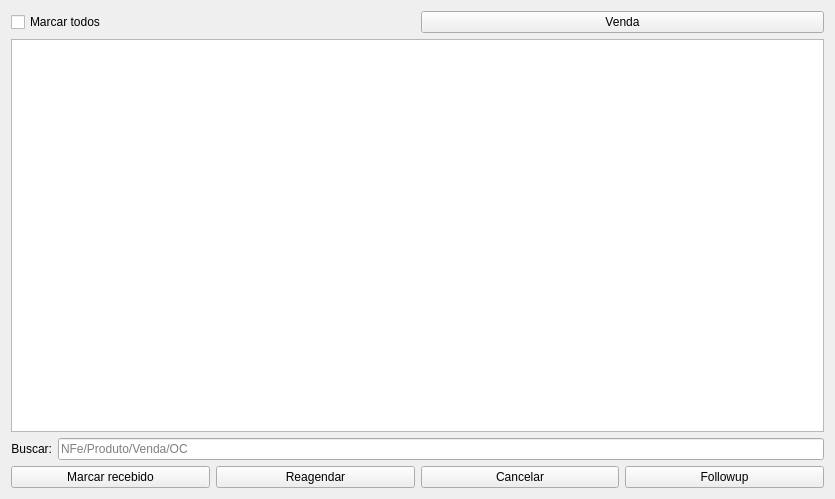
<?xml version="1.0" encoding="UTF-8"?>
<ui version="4.0">
 <class>WidgetLogisticaRecebimento</class>
 <widget class="QWidget" name="WidgetLogisticaRecebimento">
  <property name="geometry">
   <rect>
    <x>0</x>
    <y>0</y>
    <width>835</width>
    <height>499</height>
   </rect>
  </property>
  <property name="windowTitle">
   <string>Form</string>
  </property>
  <layout class="QGridLayout" name="gridLayout_3">
   <item row="0" column="0">
    <widget class="QCheckBox" name="checkBoxMarcarTodos">
     <property name="text">
      <string>Marcar todos</string>
     </property>
    </widget>
   </item>
   <item row="0" column="1">
    <widget class="QPushButton" name="pushButtonVenda">
     <property name="text">
      <string>Venda</string>
     </property>
    </widget>
   </item>
   <item row="1" column="0" colspan="2">
    <widget class="TableView" name="table">
     <property name="mouseTracking">
      <bool>true</bool>
     </property>
     <property name="editTriggers">
      <set>QAbstractItemView::NoEditTriggers</set>
     </property>
     <property name="selectionMode">
      <enum>QAbstractItemView::MultiSelection</enum>
     </property>
     <property name="selectionBehavior">
      <enum>QAbstractItemView::SelectRows</enum>
     </property>
     <property name="sortingEnabled">
      <bool>true</bool>
     </property>
    </widget>
   </item>
   <item row="2" column="0" colspan="2">
    <layout class="QGridLayout" name="gridLayout_2">
     <item row="0" column="0">
      <widget class="QLabel" name="labelPedidosCompra_8">
       <property name="enabled">
        <bool>true</bool>
       </property>
       <property name="text">
        <string>Buscar:</string>
       </property>
       <property name="alignment">
        <set>Qt::AlignRight|Qt::AlignTrailing|Qt::AlignVCenter</set>
       </property>
      </widget>
     </item>
     <item row="0" column="1">
      <widget class="QLineEdit" name="lineEditBusca">
       <property name="enabled">
        <bool>true</bool>
       </property>
       <property name="placeholderText">
        <string>NFe/Produto/Venda/OC</string>
       </property>
      </widget>
     </item>
    </layout>
   </item>
   <item row="3" column="0" colspan="2">
    <layout class="QGridLayout" name="gridLayout">
     <item row="0" column="1">
      <widget class="QPushButton" name="pushButtonReagendar">
       <property name="text">
        <string>Reagendar</string>
       </property>
      </widget>
     </item>
     <item row="0" column="0">
      <widget class="QPushButton" name="pushButtonMarcarRecebido">
       <property name="text">
        <string>Marcar recebido</string>
       </property>
      </widget>
     </item>
     <item row="0" column="2">
      <widget class="QPushButton" name="pushButtonCancelar">
       <property name="text">
        <string>Cancelar</string>
       </property>
      </widget>
     </item>
     <item row="0" column="3">
      <widget class="QPushButton" name="pushButtonFollowup">
       <property name="text">
        <string>Followup</string>
       </property>
      </widget>
     </item>
    </layout>
   </item>
  </layout>
 </widget>
 <customwidgets>
  <customwidget>
   <class>TableView</class>
   <extends>QTableView</extends>
   <header>src/tableview.h</header>
  </customwidget>
 </customwidgets>
 <tabstops>
  <tabstop>checkBoxMarcarTodos</tabstop>
  <tabstop>pushButtonVenda</tabstop>
  <tabstop>table</tabstop>
  <tabstop>lineEditBusca</tabstop>
  <tabstop>pushButtonMarcarRecebido</tabstop>
  <tabstop>pushButtonReagendar</tabstop>
  <tabstop>pushButtonCancelar</tabstop>
  <tabstop>pushButtonFollowup</tabstop>
 </tabstops>
 <resources/>
 <connections/>
</ui>
